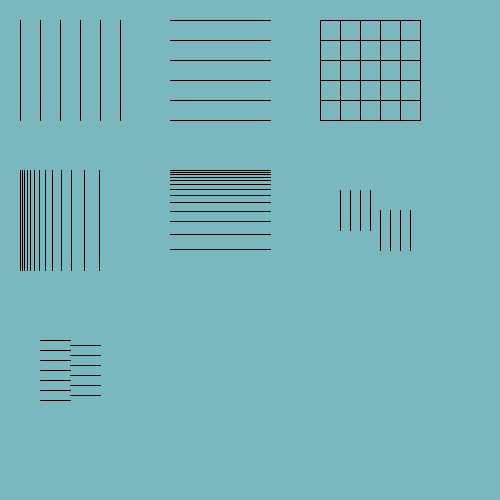
Frame 1 (no input)
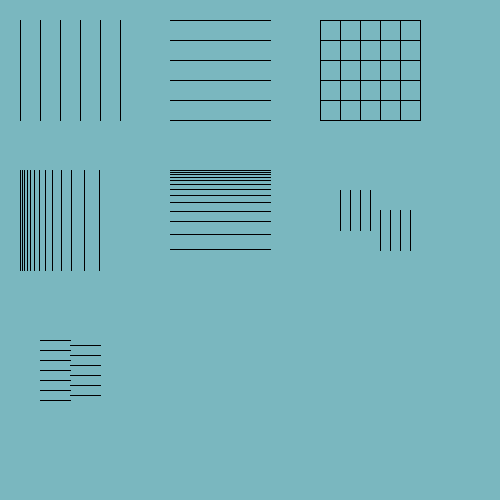
Frame 2 (the mouse pressed at the canvas centre, redrawn once)

The Processing sketch that drew these frames (run headless with seeded random() and noise(); the mouse was pressed at the canvas centre and the sketch redrawn once):

// Processing sketch: ex0603b
// ── ex0603b.pde
// comment

void setup() {
  size(500,500);
  background(122,183,191);
  noLoop();
}

void draw() {

  int lines = 5;
  int step = 20;

  // draw v lines
  translate(20,20);
  for (float x = 0; x <= lines; x += 1) {
    line(x*step,0,x*step,step*lines);
  }

  // draw h lines
  translate(150,0);  // move right one "frame"
  for (int x = 0; x <= lines; x += 1) {
       line(0,x*step,step*lines,x*step);
     }

  // combine to draw a grid
  translate(150, 0); // move right one more "frame"
  for (int x = 0; x <= lines; x += 1) {
       line(0,x*step,step*lines,x*step);
     }
  for (float x = 0; x <= lines; x += 1) {
    line(x*step,0,x*step,step*lines);
  }  

  // draw v lines with increasing spacing
  translate(-300,150);   // move to left margin and down one "frame"
  for (float x = 10; x <= 100; x *= 1.2) {
    line(x-10,0,x-10,100);
  }

  // draw h lines with increasing spacing
  translate(150, 0); // move right one more "frame"
  for (float x = 10; x <= 100; x *= 1.2) {
    line(0,x-10,100,x-10);
  }

  // draw to sets of v lines
  translate(150,0);  // move right one "frame"
  for (int x = 20; x < 95; x += 10) {
    if (x < 60) {
      line(x,20,x,60);
    }
    else {
      line(x,40,x,80);
    }
  }

  // draw to sets of v lines
  translate(-300,150);   // move to left margin and down one "frame"
  for (int x = 20; x <= 80; x += 5) {
    if (x % 10 == 0) {
      line(20,x,50,x);
    }
    else {
      line(50,x,80,x);
    }
  }  
}
